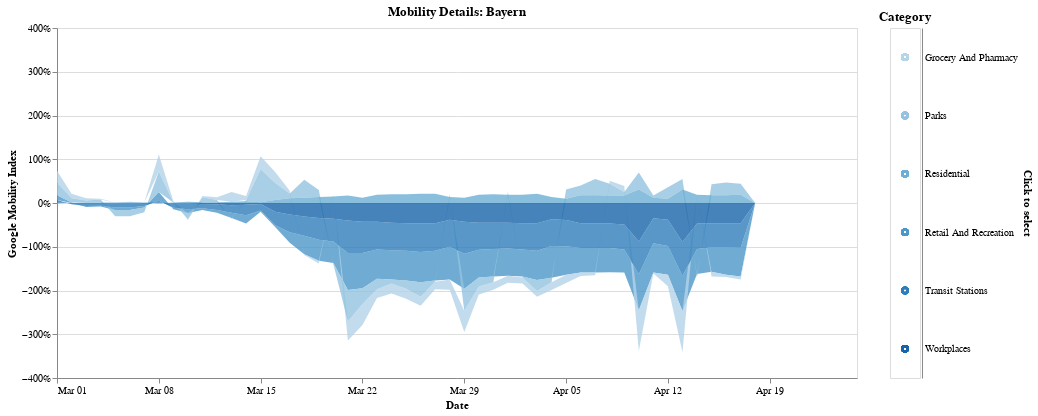

This figure's notebook cell:
### Code cell
plotting.plot_activity_details(
    df=plot_df,
    state="Bayern",
    title="Mobility Details: Bayern",
    x_var="Meldedatum",
    x_title="Date",
    activity_cols=plot_data.activity_cols,
    max_activity=max_activity,
    width=830,
)

### Figure 1 — Vega-Lite specification as saved in the notebook (floating-point values rounded to 4 significant figures)
{"config": {"view": {"continuousWidth": 400, "continuousHeight": 300}, "axis": {"grid": true}}, "hconcat": [{"mark": "area", "encoding": {"color": {"condition": {"type": "nominal", "field": "Mobility Category", "legend": null, "scale": {"scheme": "blues"}, "selection": "selector001"}, "value": "lightgray"}, "opacity": {"value": 0.8}, "x": {"type": "temporal", "axis": {"format": "%b %d", "grid": false, "offset": 0, "title": "Date", "values": ["2020-03-01", "2020-03-08", "2020-03-15", "2020-03-22", "2020-03-29", "2020-04-05", "2020-04-12", "2020-04-19"]}, "field": "Meldedatum"}, "y": {"type": "quantitative", "axis": {"format": "%", "orient": "left"}, "field": "Google Mobility Index", "scale": {"domain": [-4.0, 4.0]}}}, "height": 350, "title": "Mobility Details: Bayern", "transform": [{"fold": ["Retail And Recreation", "Grocery And Pharmacy", "Parks", "Transit Stations", "Workplaces", "Residential"], "as": ["Mobility Category", "mobility_change_percent"]}, {"calculate": "datum.mobility_change_percent / 100", "as": "Google Mobility Index"}], "width": 800}, {"mark": "point", "encoding": {"color": {"condition": {"type": "nominal", "field": "Mobility Category", "legend": null, "scale": {"scheme": "blues"}, "selection": "selector001"}, "value": "lightgray"}, "y": {"type": "nominal", "axis": {"grid": false, "offset": 2, "orient": "right", "ticks": false}, "field": "Mobility Category", "title": "Click to select"}}, "height": 350, "selection": {"selector001": {"type": "multi", "fields": ["Mobility Category"]}}, "title": "Category", "transform": [{"fold": ["Retail And Recreation", "Grocery And Pharmacy", "Parks", "Transit Stations", "Workplaces", "Residential"], "as": ["Mobility Category", "mobility_change_percent"]}, {"calculate": "datum.mobility_change_percent / 100", "as": "Google Mobility Index"}], "width": 30}], "data": {"name": "data-1f1be983bf44bf58cc41653f4939cb9b"}, "$schema": "https://vega.github.io/schema/vega-lite/v4.8.1.json", "datasets": {"data-1f1be983bf44bf58cc41653f4939cb9b": [{"Bundesland": "Bayern", "Meldedatum": "2020-03-01T00:00:00", "Neuinfektionen": 3.0, "infections_cumulative": 25.0, "date_50_cases": "2020-03-05T00:00:00", "days_since_50_cases": -4.0, "Maßnahmen": null, "absolute_growth": 3.0, "cases_logratio": 0.1278, "num_measures": 0.0, "Retail And Recreation": 11.0, "Grocery And Pharmacy": 27.0, "Parks": 29.0, "Transit Stations": 6.0, "Workplaces": 1.0, "Residential": -1.0, "total_activity": 0.73, "total_neg_activity": 1.0, "total_pos_activity": 74.0}, {"Bundesland": "Bayern", "Meldedatum": "2020-03-02T00:00:00", "Neuinfektionen": 6.0, "infections_cumulative": 31.0, "date_50_cases": "2020-03-05T00:00:00", "days_since_50_cases": -3.0, "Maßnahmen": null, "absolute_growth": 6.0, "cases_logratio": 0.2151, "num_measures": 0.0, "Retail And Recreation": 1.0, "Grocery And Pharmacy": 10.0, "Parks": 10.0, "Transit Stations": -3.0, "Workplaces": 0.0, "Residential": 0.0, "total_activity": 0.18, "total_neg_activity": 3.0, "total_pos_activity": 21.0}, {"Bundesland": "Bayern", "Meldedatum": "2020-03-03T00:00:00", "Neuinfektionen": 6.0, "infections_cumulative": 37.0, "date_50_cases": "2020-03-05T00:00:00", "days_since_50_cases": -2.0, "Maßnahmen": null, "absolute_growth": 6.0, "cases_logratio": 0.1769, "num_measures": 0.0, "Retail And Recreation": -2.0, "Grocery And Pharmacy": 5.0, "Parks": 5.0, "Transit Stations": -7.0, "Workplaces": 0.0, "Residential": 1.0, "total_activity": 0.02, "total_neg_activity": 9.0, "total_pos_activity": 11.0}, {"Bundesland": "Bayern", "Meldedatum": "2020-03-04T00:00:00", "Neuinfektionen": 10.0, "infections_cumulative": 47.0, "date_50_cases": "2020-03-05T00:00:00", "days_since_50_cases": -1.0, "Maßnahmen": null, "absolute_growth": 10.0, "cases_logratio": 0.2392, "num_measures": 0.0, "Retail And Recreation": -2.0, "Grocery And Pharmacy": 2.0, "Parks": 7.0, "Transit Stations": -6.0, "Workplaces": 0.0, "Residential": 1.0, "total_activity": 0.02, "total_neg_activity": 8.0, "total_pos_activity": 10.0}, {"Bundesland": "Bayern", "Meldedatum": "2020-03-05T00:00:00", "Neuinfektionen": 22.0, "infections_cumulative": 69.0, "date_50_cases": "2020-03-05T00:00:00", "days_since_50_cases": 0.0, "Maßnahmen": null, "absolute_growth": 22.0, "cases_logratio": 0.384, "num_measures": 0.0, "Retail And Recreation": -6.0, "Grocery And Pharmacy": 0.0, "Parks": -14.0, "Transit Stations": -9.0, "Workplaces": -1.0, "Residential": 1.0, "total_activity": -0.29, "total_neg_activity": 30.0, "total_pos_activity": 1.0}, {"Bundesland": "Bayern", "Meldedatum": "2020-03-06T00:00:00", "Neuinfektionen": 49.0, "infections_cumulative": 118.0, "date_50_cases": "2020-03-05T00:00:00", "days_since_50_cases": 1.0, "Maßnahmen": null, "absolute_growth": 49.0, "cases_logratio": 0.5366, "num_measures": 0.0, "Retail And Recreation": -6.0, "Grocery And Pharmacy": 1.0, "Parks": -14.0, "Transit Stations": -9.0, "Workplaces": -1.0, "Residential": 2.0, "total_activity": -0.27, "total_neg_activity": 30.0, "total_pos_activity": 3.0}, {"Bundesland": "Bayern", "Meldedatum": "2020-03-07T00:00:00", "Neuinfektionen": 17.0, "infections_cumulative": 135.0, "date_50_cases": "2020-03-05T00:00:00", "days_since_50_cases": 2.0, "Maßnahmen": null, "absolute_growth": 17.0, "cases_logratio": 0.1346, "num_measures": 0.0, "Retail And Recreation": -3.0, "Grocery And Pharmacy": 0.0, "Parks": -11.0, "Transit Stations": -7.0, "Workplaces": 0.0, "Residential": 1.0, "total_activity": -0.2, "total_neg_activity": 21.0, "total_pos_activity": 1.0}, {"Bundesland": "Bayern", "Meldedatum": "2020-03-08T00:00:00", "Neuinfektionen": 19.0, "infections_cumulative": 154.0, "date_50_cases": "2020-03-05T00:00:00", "days_since_50_cases": 3.0, "Maßnahmen": null, "absolute_growth": 19.0, "cases_logratio": 0.1317, "num_measures": 0.0, "Retail And Recreation": 20.0, "Grocery And Pharmacy": 39.0, "Parks": 47.0, "Transit Stations": 4.0, "Workplaces": 1.0, "Residential": -1.0, "total_activity": 1.1, "total_neg_activity": 1.0, "total_pos_activity": 111.0}, {"Bundesland": "Bayern", "Meldedatum": "2020-03-09T00:00:00", "Neuinfektionen": 84.0, "infections_cumulative": 238.0, "date_50_cases": "2020-03-05T00:00:00", "days_since_50_cases": 4.0, "Maßnahmen": null, "absolute_growth": 84.0, "cases_logratio": 0.4353, "num_measures": 0.0, "Retail And Recreation": -3.0, "Grocery And Pharmacy": 3.0, "Parks": 0.0, "Transit Stations": -10.0, "Workplaces": -1.0, "Residential": 1.0, "total_activity": -0.1, "total_neg_activity": 14.0, "total_pos_activity": 4.0}, {"Bundesland": "Bayern", "Meldedatum": "2020-03-10T00:00:00", "Neuinfektionen": 101.0, "infections_cumulative": 339.0, "date_50_cases": "2020-03-05T00:00:00", "days_since_50_cases": 5.0, "Maßnahmen": null, "absolute_growth": 101.0, "cases_logratio": 0.3537, "num_measures": 0.0, "Retail And Recreation": -9.0, "Grocery And Pharmacy": -2.0, "Parks": -14.0, "Transit Stations": -13.0, "Workplaces": -1.0, "Residential": 3.0, "total_activity": -0.36, "total_neg_activity": 39.0, "total_pos_activity": 3.0}, {"Bundesland": "Bayern", "Meldedatum": "2020-03-11T00:00:00", "Neuinfektionen": 112.0, "infections_cumulative": 451.0, "date_50_cases": "2020-03-05T00:00:00", "days_since_50_cases": 6.0, "Maßnahmen": "Social Distancing (Kneipen, Abendprogramme, Kultur, Sport) und Veranstaltungs-/Versammlungsverbot", "absolute_growth": 112.0, "cases_logratio": 0.2855, "num_measures": 2.0, "Retail And Recreation": -4.0, "Grocery And Pharmacy": 3.0, "Parks": 11.0, "Transit Stations": -10.0, "Workplaces": -2.0, "Residential": 2.0, "total_activity": 0.0, "total_neg_activity": 16.0, "total_pos_activity": 16.0}, {"Bundesland": "Bayern", "Meldedatum": "2020-03-12T00:00:00", "Neuinfektionen": 129.0, "infections_cumulative": 580.0, "date_50_cases": "2020-03-05T00:00:00", "days_since_50_cases": 7.0, "Maßnahmen": null, "absolute_growth": 129.0, "cases_logratio": 0.2516, "num_measures": 0.0, "Retail And Recreation": -6.0, "Grocery And Pharmacy": 6.0, "Parks": 5.0, "Transit Stations": -13.0, "Workplaces": -3.0, "Residential": 2.0, "total_activity": -0.09, "total_neg_activity": 22.0, "total_pos_activity": 13.0}, {"Bundesland": "Bayern", "Meldedatum": "2020-03-13T00:00:00", "Neuinfektionen": 246.0, "infections_cumulative": 826.0, "date_50_cases": "2020-03-05T00:00:00", "days_since_50_cases": 8.0, "Maßnahmen": "Schließung Bildungseinrichtungen / Kitas", "absolute_growth": 246.0, "cases_logratio": 0.3536, "num_measures": 1.0, "Retail And Recreation": -12.0, "Grocery And Pharmacy": 22.0, "Parks": -2.0, "Transit Stations": -17.0, "Workplaces": -5.0, "Residential": 3.0, "total_activity": -0.11, "total_neg_activity": 36.0, "total_pos_activity": 25.0}, {"Bundesland": "Bayern", "Meldedatum": "2020-03-14T00:00:00", "Neuinfektionen": 231.0, "infections_cumulative": 1057.0, "date_50_cases": "2020-03-05T00:00:00", "days_since_50_cases": 9.0, "Maßnahmen": "Isolation von Kranken / Gefährdeten", "absolute_growth": 231.0, "cases_logratio": 0.2466, "num_measures": 1.0, "Retail And Recreation": -19.0, "Grocery And Pharmacy": 9.0, "Parks": 3.0, "Transit Stations": -24.0, "Workplaces": -4.0, "Residential": 4.0, "total_activity": -0.31, "total_neg_activity": 47.0, "total_pos_activity": 16.0}, {"Bundesland": "Bayern", "Meldedatum": "2020-03-15T00:00:00", "Neuinfektionen": 156.0, "infections_cumulative": 1213.0, "date_50_cases": "2020-03-05T00:00:00", "days_since_50_cases": 10.0, "Maßnahmen": null, "absolute_growth": 156.0, "cases_logratio": 0.1377, "num_measures": 0.0, "Retail And Recreation": -3.0, "Grocery And Pharmacy": 30.0, "Parks": 75.0, "Transit Stations": -15.0, "Workplaces": -2.0, "Residential": 2.0, "total_activity": 0.87, "total_neg_activity": 20.0, "total_pos_activity": 107.0}, {"Bundesland": "Bayern", "Meldedatum": "2020-03-16T00:00:00", "Neuinfektionen": 264.0, "infections_cumulative": 1477.0, "date_50_cases": "2020-03-05T00:00:00", "days_since_50_cases": 11.0, "Maßnahmen": null, "absolute_growth": 264.0, "cases_logratio": 0.1969, "num_measures": 0.0, "Retail And Recreation": -4.0, "Grocery And Pharmacy": 25.0, "Parks": 39.0, "Transit Stations": -31.0, "Workplaces": -20.0, "Residential": 7.0, "total_activity": 0.16, "total_neg_activity": 55.0, "total_pos_activity": 71.0}, {"Bundesland": "Bayern", "Meldedatum": "2020-03-17T00:00:00", "Neuinfektionen": 460.0, "infections_cumulative": 1937.0, "date_50_cases": "2020-03-05T00:00:00", "days_since_50_cases": 12.0, "Maßnahmen": null, "absolute_growth": 460.0, "cases_logratio": 0.2711, "num_measures": 0.0, "Retail And Recreation": -24.0, "Grocery And Pharmacy": 6.0, "Parks": 11.0, "Transit Stations": -41.0, "Workplaces": -26.0, "Residential": 11.0, "total_activity": -0.63, "total_neg_activity": 91.0, "total_pos_activity": 28.0}, {"Bundesland": "Bayern", "Meldedatum": "2020-03-18T00:00:00", "Neuinfektionen": 700.0, "infections_cumulative": 2637.0, "date_50_cases": "2020-03-05T00:00:00", "days_since_50_cases": 13.0, "Maßnahmen": "Isolation von Kranken / Gefährdeten und Beschränkung Restaurants", "absolute_growth": 700.0, "cases_logratio": 0.3085, "num_measures": 2.0, "Retail And Recreation": -42.0, "Grocery And Pharmacy": -2.0, "Parks": 41.0, "Transit Stations": -44.0, "Workplaces": -31.0, "Residential": 12.0, "total_activity": -0.66, "total_neg_activity": 119.0, "total_pos_activity": 53.0}, {"Bundesland": "Bayern", "Meldedatum": "2020-03-19T00:00:00", "Neuinfektionen": 773.0, "infections_cumulative": 3410.0, "date_50_cases": "2020-03-05T00:00:00", "days_since_50_cases": 14.0, "Maßnahmen": null, "absolute_growth": 773.0, "cases_logratio": 0.2571, "num_measures": 0.0, "Retail And Recreation": -48.0, "Grocery And Pharmacy": -6.0, "Parks": 16.0, "Transit Stations": -50.0, "Workplaces": -34.0, "Residential": 14.0, "total_activity": -1.08, "total_neg_activity": 138.0, "total_pos_activity": 30.0}, {"Bundesland": "Bayern", "Meldedatum": "2020-03-20T00:00:00", "Neuinfektionen": 901.0, "infections_cumulative": 4311.0, "date_50_cases": "2020-03-05T00:00:00", "days_since_50_cases": 15.0, "Maßnahmen": null, "absolute_growth": 901.0, "cases_logratio": 0.2345, "num_measures": 0.0, "Retail And Recreation": -49.0, "Grocery And Pharmacy": 4.0, "Parks": -3.0, "Transit Stations": -52.0, "Workplaces": -36.0, "Residential": 15.0, "total_activity": -1.21, "total_neg_activity": 140.0, "total_pos_activity": 19.0}, {"Bundesland": "Bayern", "Meldedatum": "2020-03-21T00:00:00", "Neuinfektionen": 1059.0, "infections_cumulative": 5370.0, "date_50_cases": "2020-03-05T00:00:00", "days_since_50_cases": 16.0, "Maßnahmen": "Ausgangsbeschränkung", "absolute_growth": 1059.0, "cases_logratio": 0.2197, "num_measures": 1.0, "Retail And Recreation": -85.0, "Grocery And Pharmacy": -43.0, "Parks": -72.0, "Transit Stations": -74.0, "Workplaces": -40.0, "Residential": 17.0, "total_activity": -2.97, "total_neg_activity": 314.0, "total_pos_activity": 17.0}, {"Bundesland": "Bayern", "Meldedatum": "2020-03-22T00:00:00", "Neuinfektionen": 604.0, "infections_cumulative": 5974.0, "date_50_cases": "2020-03-05T00:00:00", "days_since_50_cases": 17.0, "Maßnahmen": null, "absolute_growth": 604.0, "cases_logratio": 0.1066, "num_measures": 0.0, "Retail And Recreation": -81.0, "Grocery And Pharmacy": -48.0, "Parks": -36.0, "Transit Stations": -71.0, "Workplaces": -43.0, "Residential": 12.0, "total_activity": -2.67, "total_neg_activity": 279.0, "total_pos_activity": 12.0}, {"Bundesland": "Bayern", "Meldedatum": "2020-03-23T00:00:00", "Neuinfektionen": 679.0, "infections_cumulative": 6653.0, "date_50_cases": "2020-03-05T00:00:00", "days_since_50_cases": 18.0, "Maßnahmen": null, "absolute_growth": 679.0, "cases_logratio": 0.1077, "num_measures": 0.0, "Retail And Recreation": -67.0, "Grocery And Pharmacy": -20.0, "Parks": -24.0, "Transit Stations": -63.0, "Workplaces": -43.0, "Residential": 19.0, "total_activity": -1.98, "total_neg_activity": 217.0, "total_pos_activity": 19.0}, {"Bundesland": "Bayern", "Meldedatum": "2020-03-24T00:00:00", "Neuinfektionen": 1139.0, "infections_cumulative": 7792.0, "date_50_cases": "2020-03-05T00:00:00", "days_since_50_cases": 19.0, "Maßnahmen": null, "absolute_growth": 1139.0, "cases_logratio": 0.158, "num_measures": 0.0, "Retail And Recreation": -67.0, "Grocery And Pharmacy": -23.0, "Parks": -9.0, "Transit Stations": -63.0, "Workplaces": -45.0, "Residential": 20.0, "total_activity": -1.87, "total_neg_activity": 207.0, "total_pos_activity": 20.0}, {"Bundesland": "Bayern", "Meldedatum": "2020-03-25T00:00:00", "Neuinfektionen": 1622.0, "infections_cumulative": 9414.0, "date_50_cases": "2020-03-05T00:00:00", "days_since_50_cases": 20.0, "Maßnahmen": null, "absolute_growth": 1622.0, "cases_logratio": 0.1891, "num_measures": 0.0, "Retail And Recreation": -68.0, "Grocery And Pharmacy": -23.0, "Parks": -19.0, "Transit Stations": -63.0, "Workplaces": -46.0, "Residential": 20.0, "total_activity": -1.99, "total_neg_activity": 219.0, "total_pos_activity": 20.0}, {"Bundesland": "Bayern", "Meldedatum": "2020-03-26T00:00:00", "Neuinfektionen": 1634.0, "infections_cumulative": 11050.0, "date_50_cases": "2020-03-05T00:00:00", "days_since_50_cases": 21.0, "Maßnahmen": null, "absolute_growth": 1634.0, "cases_logratio": 0.1601, "num_measures": 0.0, "Retail And Recreation": -69.0, "Grocery And Pharmacy": -21.0, "Parks": -33.0, "Transit Stations": -65.0, "Workplaces": -47.0, "Residential": 21.0, "total_activity": -2.14, "total_neg_activity": 235.0, "total_pos_activity": 21.0}, {"Bundesland": "Bayern", "Meldedatum": "2020-03-27T00:00:00", "Neuinfektionen": 1771.0, "infections_cumulative": 12820.0, "date_50_cases": "2020-03-05T00:00:00", "days_since_50_cases": 22.0, "Maßnahmen": null, "absolute_growth": 1771.0, "cases_logratio": 0.1487, "num_measures": 0.0, "Retail And Recreation": -68.0, "Grocery And Pharmacy": -17.0, "Parks": -3.0, "Transit Stations": -63.0, "Workplaces": -46.0, "Residential": 21.0, "total_activity": -1.76, "total_neg_activity": 197.0, "total_pos_activity": 21.0}, {"Bundesland": "Bayern", "Meldedatum": "2020-03-28T00:00:00", "Neuinfektionen": 1459.0, "infections_cumulative": 14280.0, "date_50_cases": "2020-03-05T00:00:00", "days_since_50_cases": 23.0, "Maßnahmen": null, "absolute_growth": 1459.0, "cases_logratio": 0.1078, "num_measures": 0.0, "Retail And Recreation": -75.0, "Grocery And Pharmacy": -23.0, "Parks": 6.0, "Transit Stations": -62.0, "Workplaces": -38.0, "Residential": 14.0, "total_activity": -1.78, "total_neg_activity": 198.0, "total_pos_activity": 20.0}, {"Bundesland": "Bayern", "Meldedatum": "2020-03-29T00:00:00", "Neuinfektionen": 862.0, "infections_cumulative": 15140.0, "date_50_cases": "2020-03-05T00:00:00", "days_since_50_cases": 24.0, "Maßnahmen": null, "absolute_growth": 862.0, "cases_logratio": 0.05862, "num_measures": 0.0, "Retail And Recreation": -80.0, "Grocery And Pharmacy": -49.0, "Parks": -50.0, "Transit Stations": -73.0, "Workplaces": -43.0, "Residential": 12.0, "total_activity": -2.83, "total_neg_activity": 295.0, "total_pos_activity": 12.0}, {"Bundesland": "Bayern", "Meldedatum": "2020-03-30T00:00:00", "Neuinfektionen": 1008.0, "infections_cumulative": 16150.0, "date_50_cases": "2020-03-05T00:00:00", "days_since_50_cases": 25.0, "Maßnahmen": null, "absolute_growth": 1008.0, "cases_logratio": 0.06446, "num_measures": 0.0, "Retail And Recreation": -63.0, "Grocery And Pharmacy": -18.0, "Parks": -21.0, "Transit Stations": -62.0, "Workplaces": -45.0, "Residential": 19.0, "total_activity": -1.9, "total_neg_activity": 209.0, "total_pos_activity": 19.0}, {"Bundesland": "Bayern", "Meldedatum": "2020-03-31T00:00:00", "Neuinfektionen": 1776.0, "infections_cumulative": 17920.0, "date_50_cases": "2020-03-05T00:00:00", "days_since_50_cases": 26.0, "Maßnahmen": null, "absolute_growth": 1776.0, "cases_logratio": 0.1043, "num_measures": 0.0, "Retail And Recreation": -63.0, "Grocery And Pharmacy": -17.0, "Parks": -13.0, "Transit Stations": -60.0, "Workplaces": -45.0, "Residential": 20.0, "total_activity": -1.78, "total_neg_activity": 198.0, "total_pos_activity": 20.0}, {"Bundesland": "Bayern", "Meldedatum": "2020-04-01T00:00:00", "Neuinfektionen": 1958.0, "infections_cumulative": 19880.0, "date_50_cases": "2020-03-05T00:00:00", "days_since_50_cases": 27.0, "Maßnahmen": null, "absolute_growth": 1958.0, "cases_logratio": 0.1037, "num_measures": 0.0, "Retail And Recreation": -62.0, "Grocery And Pharmacy": -16.0, "Parks": 6.0, "Transit Stations": -59.0, "Workplaces": -45.0, "Residential": 19.0, "total_activity": -1.57, "total_neg_activity": 182.0, "total_pos_activity": 25.0}, {"Bundesland": "Bayern", "Meldedatum": "2020-04-02T00:00:00", "Neuinfektionen": 1952.0, "infections_cumulative": 21830.0, "date_50_cases": "2020-03-05T00:00:00", "days_since_50_cases": 28.0, "Maßnahmen": null, "absolute_growth": 1952.0, "cases_logratio": 0.09365, "num_measures": 0.0, "Retail And Recreation": -62.0, "Grocery And Pharmacy": -14.0, "Parks": -2.0, "Transit Stations": -60.0, "Workplaces": -46.0, "Residential": 19.0, "total_activity": -1.65, "total_neg_activity": 184.0, "total_pos_activity": 19.0}, {"Bundesland": "Bayern", "Meldedatum": "2020-04-03T00:00:00", "Neuinfektionen": 1970.0, "infections_cumulative": 23800.0, "date_50_cases": "2020-03-05T00:00:00", "days_since_50_cases": 29.0, "Maßnahmen": null, "absolute_growth": 1970.0, "cases_logratio": 0.08639, "num_measures": 0.0, "Retail And Recreation": -67.0, "Grocery And Pharmacy": -13.0, "Parks": -25.0, "Transit Stations": -63.0, "Workplaces": -46.0, "Residential": 21.0, "total_activity": -1.93, "total_neg_activity": 214.0, "total_pos_activity": 21.0}, {"Bundesland": "Bayern", "Meldedatum": "2020-04-04T00:00:00", "Neuinfektionen": 1431.0, "infections_cumulative": 25240.0, "date_50_cases": "2020-03-05T00:00:00", "days_since_50_cases": 30.0, "Maßnahmen": null, "absolute_growth": 1431.0, "cases_logratio": 0.05838, "num_measures": 0.0, "Retail And Recreation": -73.0, "Grocery And Pharmacy": -18.0, "Parks": -10.0, "Transit Stations": -61.0, "Workplaces": -37.0, "Residential": 14.0, "total_activity": -1.85, "total_neg_activity": 199.0, "total_pos_activity": 14.0}, {"Bundesland": "Bayern", "Meldedatum": "2020-04-05T00:00:00", "Neuinfektionen": 694.0, "infections_cumulative": 25930.0, "date_50_cases": "2020-03-05T00:00:00", "days_since_50_cases": 31.0, "Maßnahmen": null, "absolute_growth": 694.0, "cases_logratio": 0.02713, "num_measures": 0.0, "Retail And Recreation": -65.0, "Grocery And Pharmacy": -19.0, "Parks": 21.0, "Transit Stations": -60.0, "Workplaces": -39.0, "Residential": 10.0, "total_activity": -1.52, "total_neg_activity": 183.0, "total_pos_activity": 31.0}, {"Bundesland": "Bayern", "Meldedatum": "2020-04-06T00:00:00", "Neuinfektionen": 1132.0, "infections_cumulative": 27060.0, "date_50_cases": "2020-03-05T00:00:00", "days_since_50_cases": 32.0, "Maßnahmen": null, "absolute_growth": 1132.0, "cases_logratio": 0.04273, "num_measures": 0.0, "Retail And Recreation": -56.0, "Grocery And Pharmacy": -8.0, "Parks": 22.0, "Transit Stations": -57.0, "Workplaces": -46.0, "Residential": 18.0, "total_activity": -1.27, "total_neg_activity": 167.0, "total_pos_activity": 40.0}, {"Bundesland": "Bayern", "Meldedatum": "2020-04-07T00:00:00", "Neuinfektionen": 1509.0, "infections_cumulative": 28570.0, "date_50_cases": "2020-03-05T00:00:00", "days_since_50_cases": 33.0, "Maßnahmen": null, "absolute_growth": 1509.0, "cases_logratio": 0.05426, "num_measures": 0.0, "Retail And Recreation": -56.0, "Grocery And Pharmacy": -6.0, "Parks": 37.0, "Transit Stations": -56.0, "Workplaces": -47.0, "Residential": 18.0, "total_activity": -1.1, "total_neg_activity": 165.0, "total_pos_activity": 55.0}, {"Bundesland": "Bayern", "Meldedatum": "2020-04-08T00:00:00", "Neuinfektionen": 1563.0, "infections_cumulative": 30130.0, "date_50_cases": "2020-03-05T00:00:00", "days_since_50_cases": 34.0, "Maßnahmen": null, "absolute_growth": 1563.0, "cases_logratio": 0.05326, "num_measures": 0.0, "Retail And Recreation": -55.0, "Grocery And Pharmacy": 7.0, "Parks": 27.0, "Transit Stations": -56.0, "Workplaces": -47.0, "Residential": 17.0, "total_activity": -1.07, "total_neg_activity": 158.0, "total_pos_activity": 51.0}, {"Bundesland": "Bayern", "Meldedatum": "2020-04-09T00:00:00", "Neuinfektionen": 1280.0, "infections_cumulative": 31410.0, "date_50_cases": "2020-03-05T00:00:00", "days_since_50_cases": 35.0, "Maßnahmen": null, "absolute_growth": 1280.0, "cases_logratio": 0.0416, "num_measures": 0.0, "Retail And Recreation": -53.0, "Grocery And Pharmacy": 14.0, "Parks": 8.0, "Transit Stations": -57.0, "Workplaces": -49.0, "Residential": 17.0, "total_activity": -1.2, "total_neg_activity": 159.0, "total_pos_activity": 39.0}, {"Bundesland": "Bayern", "Meldedatum": "2020-04-10T00:00:00", "Neuinfektionen": 921.0, "infections_cumulative": 32330.0, "date_50_cases": "2020-03-05T00:00:00", "days_since_50_cases": 36.0, "Maßnahmen": null, "absolute_growth": 921.0, "cases_logratio": 0.0289, "num_measures": 0.0, "Retail And Recreation": -82.0, "Grocery And Pharmacy": -93.0, "Parks": 39.0, "Transit Stations": -75.0, "Workplaces": -88.0, "Residential": 31.0, "total_activity": -2.68, "total_neg_activity": 338.0, "total_pos_activity": 70.0}, {"Bundesland": "Bayern", "Meldedatum": "2020-04-11T00:00:00", "Neuinfektionen": 790.0, "infections_cumulative": 33120.0, "date_50_cases": "2020-03-05T00:00:00", "days_since_50_cases": 37.0, "Maßnahmen": null, "absolute_growth": 790.0, "cases_logratio": 0.02414, "num_measures": 0.0, "Retail And Recreation": -67.0, "Grocery And Pharmacy": -2.0, "Parks": 5.0, "Transit Stations": -57.0, "Workplaces": -35.0, "Residential": 12.0, "total_activity": -1.44, "total_neg_activity": 161.0, "total_pos_activity": 17.0}, {"Bundesland": "Bayern", "Meldedatum": "2020-04-12T00:00:00", "Neuinfektionen": 411.0, "infections_cumulative": 33540.0, "date_50_cases": "2020-03-05T00:00:00", "days_since_50_cases": 38.0, "Maßnahmen": null, "absolute_growth": 411.0, "cases_logratio": 0.01233, "num_measures": 0.0, "Retail And Recreation": -66.0, "Grocery And Pharmacy": -26.0, "Parks": 26.0, "Transit Stations": -60.0, "Workplaces": -38.0, "Residential": 10.0, "total_activity": -1.54, "total_neg_activity": 190.0, "total_pos_activity": 36.0}, {"Bundesland": "Bayern", "Meldedatum": "2020-04-13T00:00:00", "Neuinfektionen": 459.0, "infections_cumulative": 33990.0, "date_50_cases": "2020-03-05T00:00:00", "days_since_50_cases": 39.0, "Maßnahmen": null, "absolute_growth": 459.0, "cases_logratio": 0.01359, "num_measures": 0.0, "Retail And Recreation": -81.0, "Grocery And Pharmacy": -94.0, "Parks": 24.0, "Transit Stations": -77.0, "Workplaces": -89.0, "Residential": 31.0, "total_activity": -2.86, "total_neg_activity": 341.0, "total_pos_activity": 55.0}, {"Bundesland": "Bayern", "Meldedatum": "2020-04-14T00:00:00", "Neuinfektionen": 737.0, "infections_cumulative": 34730.0, "date_50_cases": "2020-03-05T00:00:00", "days_since_50_cases": 40.0, "Maßnahmen": null, "absolute_growth": 737.0, "cases_logratio": 0.02145, "num_measures": 0.0, "Retail And Recreation": -57.0, "Grocery And Pharmacy": 0.0, "Parks": -8.0, "Transit Stations": -58.0, "Workplaces": -47.0, "Residential": 19.0, "total_activity": -1.51, "total_neg_activity": 170.0, "total_pos_activity": 19.0}, {"Bundesland": "Bayern", "Meldedatum": "2020-04-15T00:00:00", "Neuinfektionen": 909.0, "infections_cumulative": 35640.0, "date_50_cases": "2020-03-05T00:00:00", "days_since_50_cases": 41.0, "Maßnahmen": null, "absolute_growth": 909.0, "cases_logratio": 0.02584, "num_measures": 0.0, "Retail And Recreation": -56.0, "Grocery And Pharmacy": -11.0, "Parks": 25.0, "Transit Stations": -55.0, "Workplaces": -46.0, "Residential": 18.0, "total_activity": -1.25, "total_neg_activity": 168.0, "total_pos_activity": 43.0}, {"Bundesland": "Bayern", "Meldedatum": "2020-04-16T00:00:00", "Neuinfektionen": 868.0, "infections_cumulative": 36510.0, "date_50_cases": "2020-03-05T00:00:00", "days_since_50_cases": 42.0, "Maßnahmen": null, "absolute_growth": 868.0, "cases_logratio": 0.02406, "num_measures": 0.0, "Retail And Recreation": -63.0, "Grocery And Pharmacy": -5.0, "Parks": 29.0, "Transit Stations": -55.0, "Workplaces": -46.0, "Residential": 18.0, "total_activity": -1.22, "total_neg_activity": 169.0, "total_pos_activity": 47.0}, {"Bundesland": "Bayern", "Meldedatum": "2020-04-17T00:00:00", "Neuinfektionen": 809.0, "infections_cumulative": 37320.0, "date_50_cases": "2020-03-05T00:00:00", "days_since_50_cases": 43.0, "Maßnahmen": null, "absolute_growth": 809.0, "cases_logratio": 0.02192, "num_measures": 0.0, "Retail And Recreation": -66.0, "Grocery And Pharmacy": -7.0, "Parks": 25.0, "Transit Stations": -56.0, "Workplaces": -46.0, "Residential": 19.0, "total_activity": -1.31, "total_neg_activity": 175.0, "total_pos_activity": 44.0}, {"Bundesland": "Bayern", "Meldedatum": "2020-04-18T00:00:00", "Neuinfektionen": 478.0, "infections_cumulative": 37800.0, "date_50_cases": "2020-03-05T00:00:00", "days_since_50_cases": 44.0, "Maßnahmen": null, "absolute_growth": 478.0, "cases_logratio": 0.01273, "num_measures": 0.0, "Retail And Recreation": null, "Grocery And Pharmacy": null, "Parks": null, "Transit Stations": null, "Workplaces": null, "Residential": null, "total_activity": 0.0, "total_neg_activity": 0.0, "total_pos_activity": 0.0}, {"Bundesland": "Bayern", "Meldedatum": "2020-04-19T00:00:00", "Neuinfektionen": 395.0, "infections_cumulative": 38190.0, "date_50_cases": "2020-03-05T00:00:00", "days_since_50_cases": 45.0, "Maßnahmen": null, "absolute_growth": 395.0, "cases_logratio": 0.0104, "num_measures": 0.0, "Retail And Recreation": null, "Grocery And Pharmacy": null, "Parks": null, "Transit Stations": null, "Workplaces": null, "Residential": null, "total_activity": 0.0, "total_neg_activity": 0.0, "total_pos_activity": 0.0}, {"Bundesland": "Bayern", "Meldedatum": "2020-04-20T00:00:00", "Neuinfektionen": 405.0, "infections_cumulative": 38600.0, "date_50_cases": "2020-03-05T00:00:00", "days_since_50_cases": 46.0, "Maßnahmen": null, "absolute_growth": 405.0, "cases_logratio": 0.01055, "num_measures": 0.0, "Retail And Recreation": null, "Grocery And Pharmacy": null, "Parks": null, "Transit Stations": null, "Workplaces": null, "Residential": null, "total_activity": 0.0, "total_neg_activity": 0.0, "total_pos_activity": 0.0}, {"Bundesland": "Bayern", "Meldedatum": "2020-04-21T00:00:00", "Neuinfektionen": 511.0, "infections_cumulative": 39110.0, "date_50_cases": "2020-03-05T00:00:00", "days_since_50_cases": 47.0, "Maßnahmen": null, "absolute_growth": 511.0, "cases_logratio": 0.01315, "num_measures": 0.0, "Retail And Recreation": null, "Grocery And Pharmacy": null, "Parks": null, "Transit Stations": null, "Workplaces": null, "Residential": null, "total_activity": 0.0, "total_neg_activity": 0.0, "total_pos_activity": 0.0}, {"Bundesland": "Bayern", "Meldedatum": "2020-04-22T00:00:00", "Neuinfektionen": 592.0, "infections_cumulative": 39700.0, "date_50_cases": "2020-03-05T00:00:00", "days_since_50_cases": 48.0, "Maßnahmen": null, "absolute_growth": 592.0, "cases_logratio": 0.01502, "num_measures": 0.0, "Retail And Recreation": null, "Grocery And Pharmacy": null, "Parks": null, "Transit Stations": null, "Workplaces": null, "Residential": null, "total_activity": 0.0, "total_neg_activity": 0.0, "total_pos_activity": 0.0}, {"Bundesland": "Bayern", "Meldedatum": "2020-04-23T00:00:00", "Neuinfektionen": 554.0, "infections_cumulative": 40250.0, "date_50_cases": "2020-03-05T00:00:00", "days_since_50_cases": 49.0, "Maßnahmen": null, "absolute_growth": 554.0, "cases_logratio": 0.01386, "num_measures": 0.0, "Retail And Recreation": null, "Grocery And Pharmacy": null, "Parks": null, "Transit Stations": null, "Workplaces": null, "Residential": null, "total_activity": 0.0, "total_neg_activity": 0.0, "total_pos_activity": 0.0}, {"Bundesland": "Bayern", "Meldedatum": "2020-04-24T00:00:00", "Neuinfektionen": 446.0, "infections_cumulative": 40700.0, "date_50_cases": "2020-03-05T00:00:00", "days_since_50_cases": 50.0, "Maßnahmen": null, "absolute_growth": 446.0, "cases_logratio": 0.01102, "num_measures": 0.0, "Retail And Recreation": null, "Grocery And Pharmacy": null, "Parks": null, "Transit Stations": null, "Workplaces": null, "Residential": null, "total_activity": 0.0, "total_neg_activity": 0.0, "total_pos_activity": 0.0}, {"Bundesland": "Bayern", "Meldedatum": "2020-04-25T00:00:00", "Neuinfektionen": 201.0, "infections_cumulative": 40900.0, "date_50_cases": "2020-03-05T00:00:00", "days_since_50_cases": 51.0, "Maßnahmen": null, "absolute_growth": 201.0, "cases_logratio": 0.004927, "num_measures": 0.0, "Retail And Recreation": null, "Grocery And Pharmacy": null, "Parks": null, "Transit Stations": null, "Workplaces": null, "Residential": null, "total_activity": 0.0, "total_neg_activity": 0.0, "total_pos_activity": 0.0}]}}
